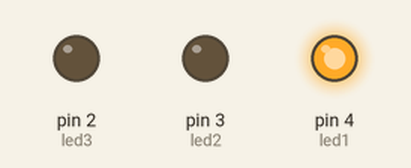
The sketch below on a simulated Arduino Uno, built with avr-gcc and run on an emulated ATmega328P. On the bench: output pins drawn as LEDs (lit = HIGH).

Above: at 1.0 s.
At 3.0 s:
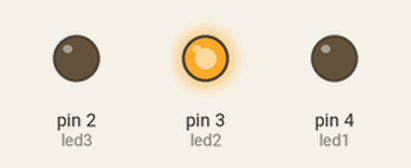
At 5.0 s:
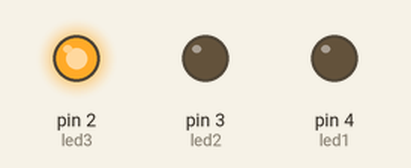
Timing chart, 0 to 7.8 s (numbered marks = the images above):
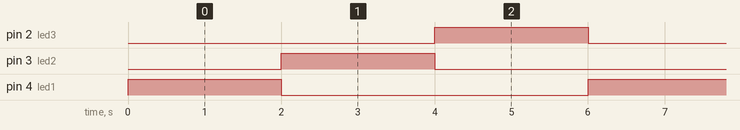

Measured:
- by itself, pin 2 (led3), pin 3 (led2), pin 4 (led1): alternates HIGH for 2.0 s and LOW for 4.0 s
- by itself, everything shown: repeats every 6.0 s, in 3 steps

The sketch:

Ejercicio_1.ino
```cpp
#define led1 4
#define led2 3
#define led3 2
void setup()
{
	Serial.begin(9600);
  	pinMode(led1, OUTPUT);
  	pinMode(led2, OUTPUT);
  	pinMode(led3, OUTPUT);
}

void loop()
{
  	digitalWrite(led3, LOW);
  	digitalWrite(led1, HIGH);
    delay(2000);
  	digitalWrite(led1, LOW);
  	digitalWrite(led2, HIGH);
  	delay(2000);
  	digitalWrite(led2, LOW);
  	digitalWrite(led3, HIGH);
  	delay(2000);
}
```
